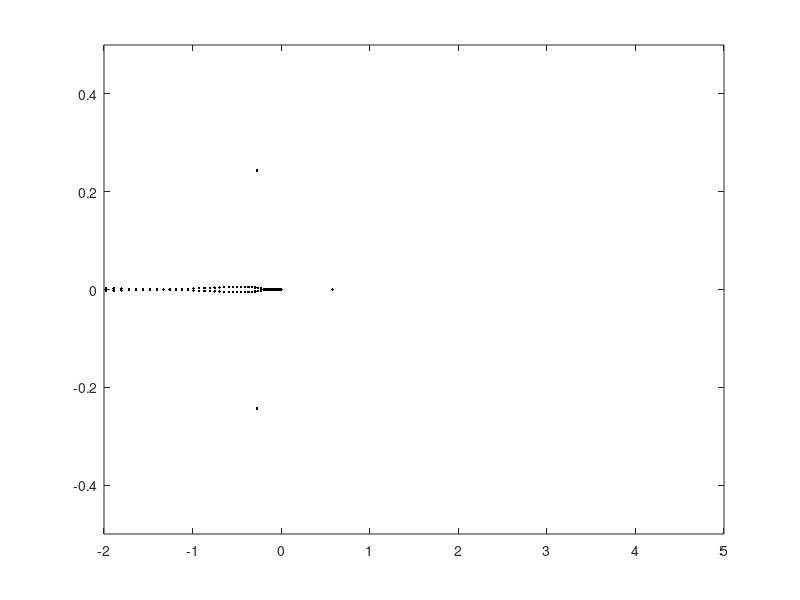

This figure's MATLAB source:
clc;clf;close all;clear all;
  N=500; L=200; Nx=2*N;         % number of Fourier modes is 2N+1
  dx=L/Nx; x=-L/2:dx:L/2-dx; k0=2*pi/L;
  A=2;x0=1.2;alpha=-0.9;
 g=A*(exp(-(x+x0).^2)+exp(-(x-x0).^2));                % potential function
 gx=-2*A*(x+x0).*exp(-(x+x0).^2)-2*A*(x-x0).*exp(-(x-x0).^2);
 V=g.^2+alpha*g+i*gx;
  for n=-N:1:N
     C(n+N+1)=dx*sum(V.*exp(-i*k0*n*x))/L;
  end
  B1=-k0^2*diag([-N:N])^2; 
  B2=toeplitz([C(N+1:2*N+1) zeros(1,N)],[C(N+1:-1:1) zeros(1,N)]); 
  M=B1+B2;
[vector,eigvalues]=eig(M);          % calculate eigenvalues
eigv=diag(eigvalues);
% vector
plot(real(eigvalues),imag(eigvalues), 'k.') ,axis([-2 5 -0.5 0.5])
eigvalues(find(real(eigvalues)>0))